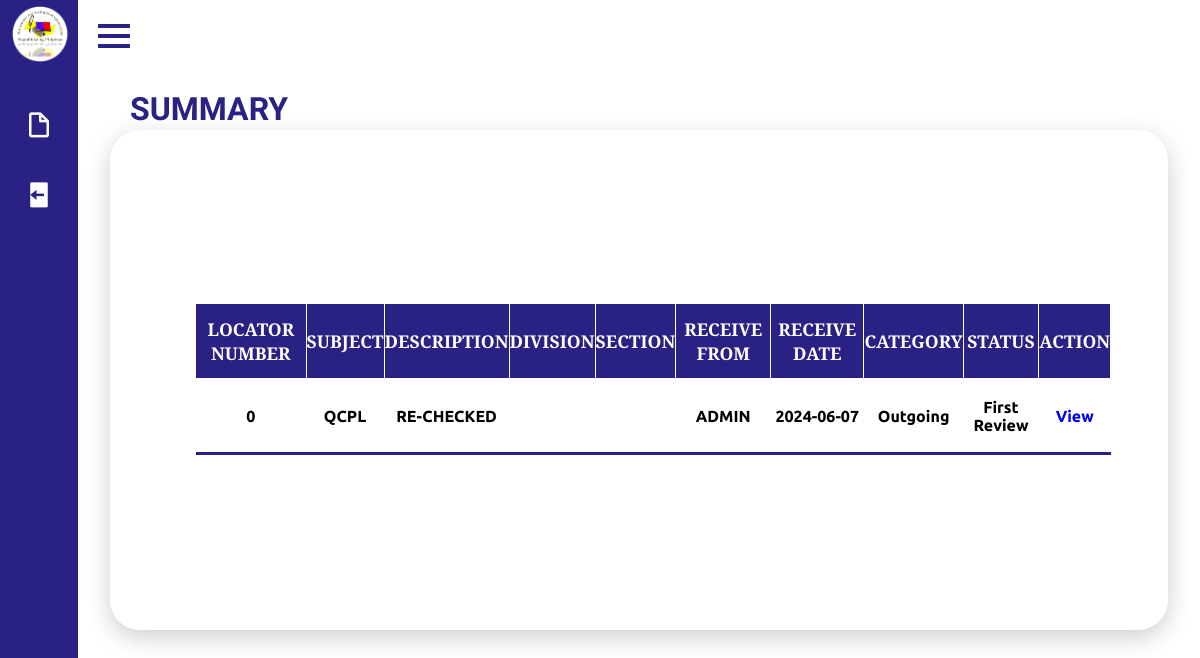
Before: /Frontend/Dashboard/boss2account.php with the older database file.
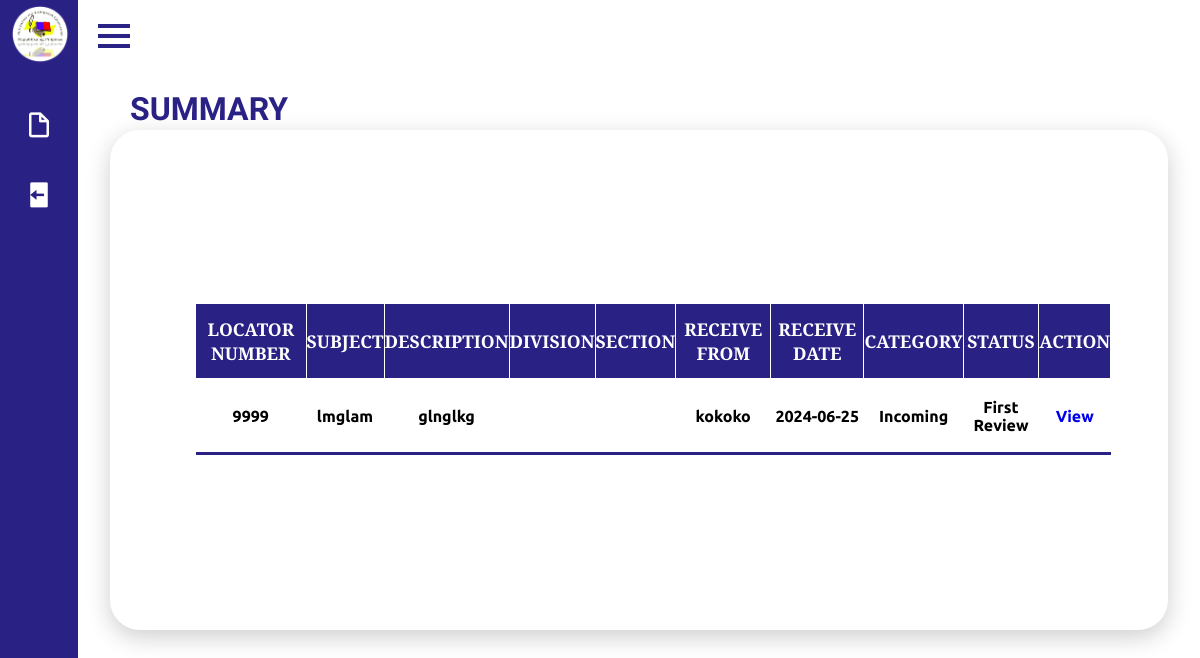
After: the same page with the newer database file.
### tables this page shows
CREATE TABLE `fileupload` (
  `id` int(11) NOT NULL,
  `file_name` varchar(255) NOT NULL,
  `division` varchar(255) DEFAULT NULL,
  `section` varchar(255) DEFAULT NULL,
  `category` enum('Incoming','Outgoing','','') DEFAULT NULL,
  `locator_num` varchar(255) DEFAULT NULL,
  `received_date` date DEFAULT NULL,
  `received_from` varchar(255) DEFAULT NULL,
  `subject` varchar(255) DEFAULT NULL,
  `description` text DEFAULT NULL,
  `type` varchar(100) DEFAULT NULL,
  `file_path` varchar(255) NOT NULL,
  `proofreader_comment` varchar(255) NOT NULL,
  `boss2_comment` varchar(255) NOT NULL,
  `boss1_comment` varchar(255) NOT NULL,
  `status` varchar(255) NOT NULL
);

### Frontend/Dashboard/boss2account.php (the view, shortened to what this page needs)
<!DOCTYPE html>
<html lang="en">
<head>
    <link rel="stylesheet" href="boss2account.css">
    <link href='https://unpkg.com/boxicons@2.0.7/css/boxicons.min.css' rel='stylesheet'>
</head>
<body>
     <div class="sidebar close">
        <div class="logo-details">
            <span class="img">
                <img src="imgs/logo.png" >
            </span>
        </div>
        <ul class="nav-links">
          <li>
            <div class="iocn-link">
              <a href="boss2account.php">
              <i class='bx bx-file-blank' ></i>
              </a>
            </div>
          </li>
          <li>
            <a href="/qcpl/Backend/logout.php">
              <i class='bx bxs-log-out' ></i>
            </a>
          </li>
      </ul>
      </div>
        <section class="home-section">
            <div class="home-content">
              <i class='bx bx-menu' ></i>
            </div>
            <div class="details">
                <div class="upload">
                    <div class="cardHeader">
                    <h2> SUMMARY </h2>
                     </div>
                        <div class="sum_tb">
                        <table aria-describedby="tableDescription">
                        <?php
                            $server = "localhost";
                            $username = "root";
                            $password = "";
                            $db = "qcpl";
                            $conn = new mysqli($server, $username, $password, $db);
                            $rowsPerPage = 4;
                            $page = isset($_GET['page']) ? intval($_GET['page']) : 1;
                            $offset = ($page - 1) * $rowsPerPage;
                            $sql = "SELECT * FROM fileupload WHERE status ='First Review' LIMIT ? OFFSET ?";
                            $stmt = $conn->prepare($sql);
                            $stmt->bind_param("ii", $rowsPerPage, $offset);
                            $stmt->execute();
                            $result = $stmt->get_result();
                            if ($result->num_rows > 0) {
                                echo "<table>";
                                echo "<tr><th>Locator Number</th><th>Subject</th><th>Description</th><th>Division</th><th>Section</th><th>Receive From</th><th>Receive Date</th><th>Category</th><th>Status</th><th>Action</th></tr>";
                                while ($row = $result->fetch_assoc()) {
                                    echo "<tr>";
                                    echo "<td><center>" . $row["locator_num"] . "</td>";
                                    echo "<td><center>" . $row["subject"] . "</td>";
                                    echo "<td><center>" . $row["description"] . "</td>";
                                    echo "<td><center>" . $row["division"] . "</td>";
                                    echo "<td><center>" . $row["section"] . "</td>";
                                    echo "<td><center>" . $row["received_from"] . "</td>";
                                    echo "<td><center>" . $row["received_date"] . "</td>";
                                    echo "<td><center>" . $row["category"] . "</td>";
                                    echo "<td><center>" . $row["status"] . "</td>";
                                    echo "<td>" ."<center>". "<a href='boss2accountlocator.php?locator_num=" . htmlspecialchars($row["locator_num"]) . "' target='_self'>View</a></td>";
                                    echo "</tr>";
                                }
                                echo "</table>";
                            } else {
                                echo "<p>No Approved Document.</p>";
                            }
                            ?>
                </div>
            </div>
        </section>
</body>
</html>

Changed rows visible on the page:
removed fileupload: locator_num "0", subject "QCPL", description "RE-CHECKED", received_from "ADMIN", received_date "2024-06-07", category "Outgoing", status "First Review"
added fileupload: locator_num "9999", subject "lmglam", description "glnglkg", received_from "kokoko", received_date "2024-06-25", category "Incoming", status "First Review"
